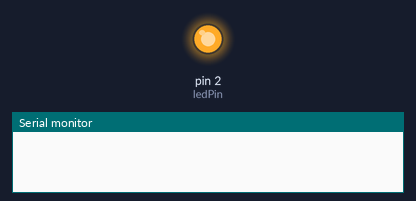
The sketch below on a simulated Arduino Uno, built with avr-gcc and run on an emulated ATmega328P. Parts: output pins drawn as LEDs (lit = HIGH), the last lines printed to the serial monitor.

Above: at 0.7 s.
At 5.2 s:
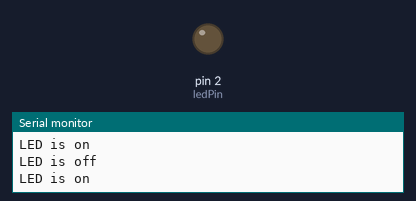
Timing chart, 0 to 6.9 s (numbered marks = the images above):
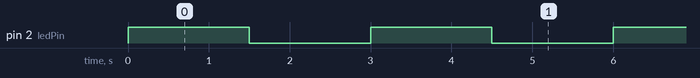

Measured:
- by itself, pin 2 (ledPin): alternates HIGH for 1.5 s and LOW for 1.5 s

The sketch:

task1_blinking_led.ino
```cpp
int ledPin = 2;
int blinkDelay = 1500;
void setup() {
pinMode(ledPin,OUTPUT);
Serial.begin(9600);

}

void loop() {
 digitalWrite(ledPin,HIGH);
 delay(blinkDelay);
 Serial.println("LED is on");
digitalWrite(ledPin,LOW);
delay(blinkDelay);
Serial.println("LED is off");
}
```
